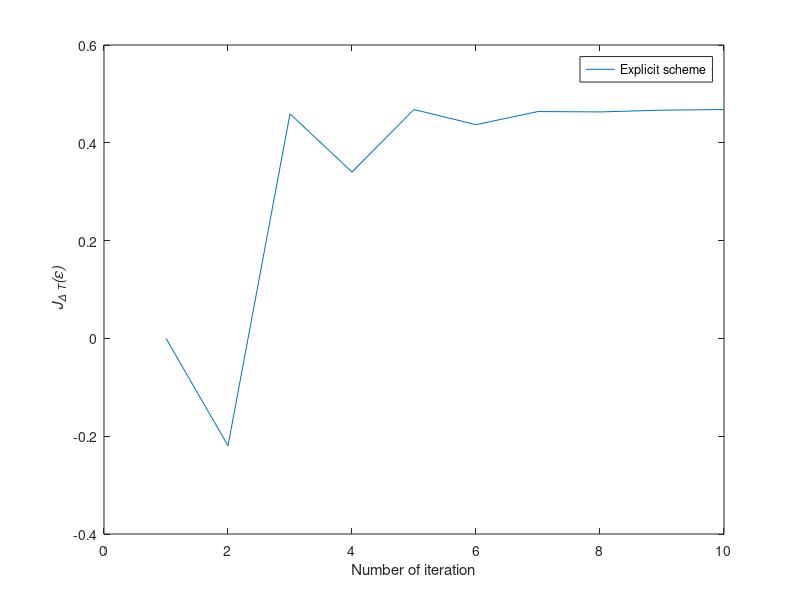

The MATLAB source for this figure:
function explicit1
%============= Variables =================
T	=10;
L	=200;
t	=linspace(0,T,L);
dt	=t(2)-t(1);

H0	=[1 0;0 2];
H1	=[0 1;1 0];

alpha = 10;
y0 = [1;0];
ycible	=[0;1];

maxiter	= 10; %return to 30 after
c	= ones(1,L-1); %eps
ctil = ones(1,L-1); %eps tilde
delta = ones(1,L-1);
etha = ones(1,L-1);

Jtab=zeros(1,maxiter);

psit=zeros(2,L);
psib=zeros(2,L);
chit=zeros(2,L);
chib=zeros(2,L);

%============= Main =================
for iter=1:maxiter
  %iter
  %calcul epsilon
  y = calculY(y0,L,H0,H1,dt,c);
  p = calculP(L,ycible,y,H0,H1,ctil,dt); %good place to be? No
  psib = calculPsib(y,L,H0,dt);
  for j=1:L-1
    delta(j)=alpha/(alpha+dt*real(chit(:,j)'*(H1^2)*psib(:,j)));
    c(j)=(1-delta(j))*ctil(j)-(delta(j)/alpha)*imag(chit(:,j)'*H1*psib(:,j));
  end
  chit = calculChit(p,L,H0,dt);
  
  %calcul epsilon tilde
  psit=calculPsit(y,L,H0,dt);
  chib=calculChib(p,L,H0,dt);
  for j=1:L-1
    etha(j)=alpha/(alpha+dt*real(chib(:,j)'*(H1^2)*psit(:,j)));
    ctil(j)=(1-etha(j))*c(j)-(etha(j)/alpha)*imag(chib(:,j+1)'*H1*psit(:,j+1));
  end
  
  J=fonctionelle(y0,L,H0,H1,dt,c,ycible,alpha);
  Jtab(iter)=J;
	plot(Jtab);
  xlabel("Number of iteration");
  ylabel ('{\it J_{\Delta T}(\epsilon)}')
  legend ("Explicit scheme");
	pause(.1);
  
	fprintf(2,'Iter=%i|J=%f \n',iter,J)
end

end

%============= Functions =================
%quelle est la bonne fontionnelle ?
%quel est son gradient?
%ecrire le test debug dans une fonction
function J=fonctionelle(y0,L,H0,H1,dt,c,ycible,alpha)

y=calculY(y0,L,H0,H1,dt,c);
J=2-norm(y(:,L)-ycible)^2 - alpha * dt * norm(c).^2;

end
%********** Psi (state) **********
function y=calculY(y0,L,H0,H1,dt,c)
y=zeros(2,L);
y(:,1)=y0;
for j=2:L
	y(:,j)=expm(-i*H0*dt)*expm(-i*H1*c(1,j-1)*dt)*y(:,j-1); %is it true?
end
end
%********** Chi (adjoint state) **********
function p=calculP(L,ycible,y,H0,H1,ctil,dt)
p=zeros(2,L);
p(:,L)=y(:,L)-ycible; %to edit
for j=L:-1:2
	p(:,j-1)=expm(i*H1*ctil(1,j-1)*dt)*expm(i*H0*dt)*p(:,j); %is it true?
end	
end
%********** Psi Tilde **********
function psit=calculPsit(y,L,H0,dt)
psit=zeros(2,L);
for j=1:L
	psit(:,j)=expm(-(H0*dt)/(2*i))*y(:,j);
end
end
%********** Psi Breve **********
function psib=calculPsib(y,L,H0,dt)
psib=zeros(2,L);
for j=1:L
	psib(:,j)=expm((H0*dt)/(2*i))*y(:,j);
end
end
%*********** Chi Tilde *********
function chit=calculChit(p,L,H0,dt)
chit=zeros(2,L);
for j=1:L
	chit(:,j)=expm((H0*dt)/(2*i))*p(:,j);
end
end
%************ Chi Breve ********
function chib=calculChib(p,L,H0,dt)
chib=zeros(2,L);
for j=1:L
	chib(:,j)=expm(-(H0*dt)/(2*i))*p(:,j);
end
end


